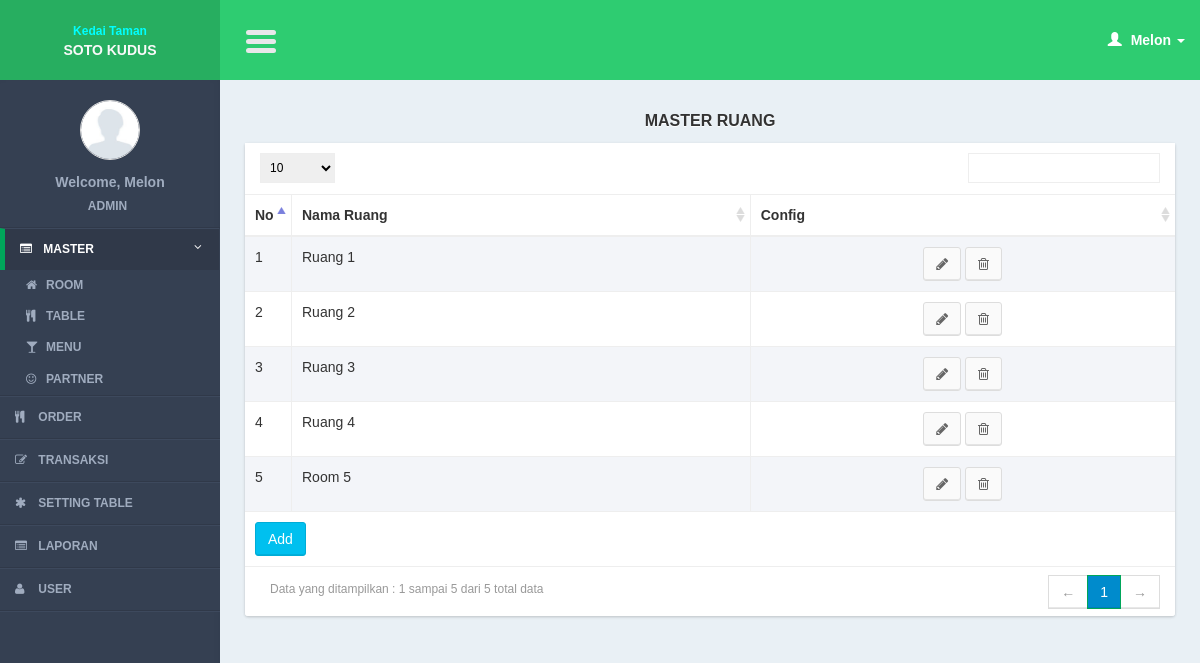
/controllers/building.php?page=list (signed in), run on an earlier commit of the app's database.
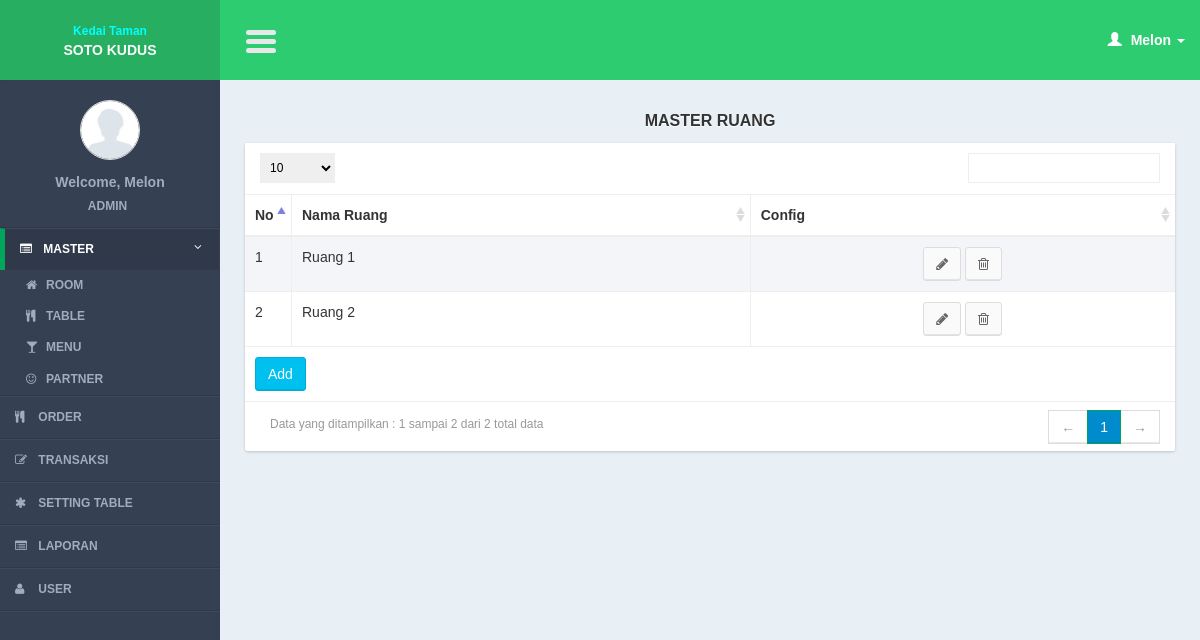
And on a later commit of the database.
### tables this page shows
CREATE TABLE IF NOT EXISTS `buildings` (
`building_id` int(11) NOT NULL,
  `building_name` varchar(100) NOT NULL
);

### lib/function.php (called while the page is built, shortened)
<?php
function get_header($title = ""){
	include '../views/layout/header.php';
}
function get_footer($query_find = 0){
	include '../views/layout/footer.php';
}
function get_user_data(){
	$query_user = mysql_query("select * from users where user_id = '".$_SESSION['user_id']."'");
	$row_user = mysql_fetch_object($query_user);
	$name = ucfirst($row_user->user_name);
	switch($row_user->user_type_id){
		case 1: $type = "Admin"; break;
	}
	$user_img = $row_user->user_img;
	return array($name, $type, $user_img);
}
	?>

### models/building_model.php (called while the page is built, shortened)
<?php
function select(){
	$query = mysql_query("select a.*
							from buildings a
							order by building_id");
	return $query;
}
?>

### views/building/list.php (the view, shortened to what this page needs)
     <section class="content">
         <div class="row">
             <div class="col-xs-12">
                  <div class="title_page"> <?= $title ?></div>
                 <div class="box">
                     <div class="box-body2 table-responsive">
                         <table id="example1" class="table table-bordered table-striped">
                             <thead>
                                 <tr>
                                 <th width="5%">No</th>
                                     <th>Nama Ruang</th>
                                        <th>Config</th>
                                 </tr>
                             </thead>
                             <tbody>
                                 <?php
                                $no = 1;
  while($row = mysql_fetch_array($query)){
                                 ?>
                                 <tr>
                                 <td><?= $no?></td>
                                    <td><?= $row['building_name']?></td>
                                    <td style="text-align:center;">
                                         <a href="building.php?page=form&id=<?= $row['building_id']?>" class="btn btn-default" ><i class="fa fa-pencil"></i></a>
                                         <a href="javascript:void(0)" onclick="confirm_delete(<?= $row['building_id']; ?>,'building.php?page=delete&id=')" class="btn btn-default" ><i class="fa fa-trash-o"></i></a>
                                     </td>
                                 </tr>
                                 <?php
$no++;
                                 }
                                 ?>
                             </tbody>
                               <tfoot>
                                 <tr>
                                     <td colspan="10"><a href="<?= $add_button ?>" class="btn btn-info " >Add</a></td>
                                 </tr>
                             </tfoot>
                         </table>
                     </div>
                 </div>
             </div>
         </div>
     </section>

### controllers/building.php (shortened to what this page needs)
<?php
include '../lib/function.php';
include '../models/building_model.php';
$page = (isset($_GET['page'])) ? $_GET['page'] : "list";
$title = ucwords("Master Ruang");
switch ($page) {
	case 'list':
		get_header($title);
		$query = select();
		$add_button = "building.php?page=form";
		include '../views/building/list.php';
		get_footer();
	break;
}
?>

### views/layout/header.php (shortened to what this page needs)
<!DOCTYPE html>
<html>
    <head>
        <link href="../css/bootstrap.min.css" rel="stylesheet" type="text/css" />
        <link href="../css/font-awesome.min.css" rel="stylesheet" type="text/css" />
        <link href="../css/ionicons.min.css" rel="stylesheet" type="text/css" />
        <link href="../css/datatables/dataTables.bootstrap.css" rel="stylesheet" type="text/css" />
        <link href="../css/AdminLTE.css" rel="stylesheet" type="text/css" />
        <link href="../css/popModal.css" type="text/css" rel="stylesheet" >
        <link href="../css/preview.css" type="text/css" rel="stylesheet" >
        <link href="../css/iCheck/all.css" rel="stylesheet" type="text/css" />
        <link href="../css/daterangepicker/daterangepicker-bs3.css" rel="stylesheet" type="text/css" />
        <link href="../css/timepicker/bootstrap-timepicker.min.css" rel="stylesheet"/>
       <link href="../css/datepicker/datepicker.css" rel="stylesheet">
       <link rel="stylesheet" type="text/css" href="../css/lookup/bootstrap-select.css">
	   <link rel="stylesheet" type="text/css" href="../css/button/component.css" />
       <link rel="stylesheet" type="text/css" href="../css/tooltip/tooltip-classic.css" />
    </head>
    <body class="skin-blue">
        <header class="header">
            <a href="../index.php" class="logo" >
             <table width="100%" border="0" cellspacing="0" cellpadding="0">
              <tr>
                  <td width="86%" align="center"><span style="font-size:12px; font-weight:bold; color:#0FF">Kedai Taman</span><br><span style="font-weight:bold;">SOTO KUDUS</span></td>
              </tr>
            </table>
            </a>
            <nav class="navbar navbar-static-top" role="navigation">
                <a href="#" class="navbar-btn sidebar-toggle" data-toggle="offcanvas" role="button">
                    <span class="icon-bar"></span>
                    <span class="icon-bar"></span>
                    <span class="icon-bar"></span>
                </a>
                <div class="navbar-right">
                    <ul class="nav navbar-nav">
                        <li class="dropdown user user-menu">
                            <a href="#" class="dropdown-toggle" data-toggle="dropdown">
                                <i class="glyphicon glyphicon-user"></i>
                                <span>
                                    <?php
                                        $user_data = get_user_data();
                                        echo $user_data[0];
                                    ?>
                                     <i class="caret"></i></span>
                            </a>
                        </li>
                    </ul>
                </div>
            </nav>
        </header>
        <div class="wrapper row-offcanvas row-offcanvas-left">
            <?php
                include("../views/layout/left_side.php");
            ?>
            <aside class="right-side">

### views/layout/left_side.php
<aside class="left-side sidebar-offcanvas">
               <section class="sidebar">
                   <div class="user-panel">
                       <div class="image" style="text-align:center; margin-bottom:10px; margin-top:10px;">
                       	<?php
                            $user_data = get_user_data();
						if($user_data[2]==""){
							$img = "../img/user/default.jpg";
						}else{
							$img = "../img/user/".$user_data[2];
						}
						?>
                           <img src="<?= $img ?>" class="img-circle" alt="User Image" />
                       </div>
                       <div class="info" style="text-align:center;">
                           <p style="color:#a0acbf; ">
                                       <?php
                                       echo "Welcome, ".$user_data[0];
                                       ?>
                               </p>
                           <a style="color:#a0acbf;  "><?= $user_data[1]?></a>
                       </div>
                   </div>
                <ul class="sidebar-menu">
                 <li class="treeview <?php if(isset($_SESSION['menu_active']) && $_SESSION['menu_active'] == 1){ echo "active"; }?>">
                           <a href="#">
                               <i class="fa fa-list-alt"></i>
                               <span>Master</span>
                               <i class="fa fa-angle-left pull-right"></i>
                           </a>
                           <ul class="treeview-menu">
                               <li><a href="building.php?page=list"><i class="fa fa-home"></i>Room</a></li>
                               <li><a href="master_table.php?page=list"><i class="fa fa-cutlery"></i>Table</a></li>
                               <li><a href="menu.php?page=list"><i class="fa fa-glass"></i>Menu</a></li>
                              <li><a href="partner.php?page=list"><i class="fa fa-smile-o"></i>Partner</a></li>
                           </ul>
                 </li>
                 <li <?php if(isset($_SESSION['menu_active']) && $_SESSION['menu_active'] == 2){ echo "class='active'"; } ?>>
                           <a href="order.php">
                                <i class="fa fa-cutlery"></i>
                               <span>Order</span>
                           </a>
                 </li>
                  <li <?php if(isset($_SESSION['menu_active']) && $_SESSION['menu_active'] == 3){ echo "class='active'"; } ?>>
                           <a href="transaction.php">
                                <i class="fa fa-pencil-square-o"></i>
                               <span>Transaksi</span>
                           </a>
                 </li>
                 <li <?php if(isset($_SESSION['menu_active']) && $_SESSION['menu_active'] == 4){ echo "class='active'"; } ?>>
                           <a href="table.php">
                                <i class="fa fa-asterisk"></i>
                               <span>Setting Table</span>
                           </a>
                 </li>
                  <li <?php if(isset($_SESSION['menu_active']) && $_SESSION['menu_active'] == 5){ echo "class='active'"; } ?>>
                           <a href="report_detail.php">
                                <i class="fa fa-list-alt"></i>
                               <span>laporan</span>
                           </a>
                 </li>
                   <?php
                   if($_SESSION['user_type_id'] == 1){
				?>
                 <li <?php if(isset($_SESSION['menu_active']) && $_SESSION['menu_active'] == 7){ echo "class='active'"; } ?>>
                           <a href="user.php">
                               <i class="fa fa-user"></i>
                               <span>User</span>
                           </a>
                 </li>
                <?php
				}
			 ?>
                   </ul>
               </section>
           </aside>

### views/layout/footer.php (shortened to what this page needs)
            </aside>
        </div>
    </body>
</html>

### css/tooltip/tooltip-classic.css (style rules this page uses)
html, body { margin:0; height:100%; font-family: arial; }

What changed in the data, as far as the page shows it:
removed buildings: building_name "Ruang 3"
removed buildings: building_name "Ruang 4"
removed buildings: building_name "Room 5"
Also different on the page:
text written by a page script: "Data yang ditampilkan : 1 sampai 5 dari 5 total data ← 1 →" → "Data yang ditampilkan : 1 sampai 2 dari 2 total data ← 1 →"
